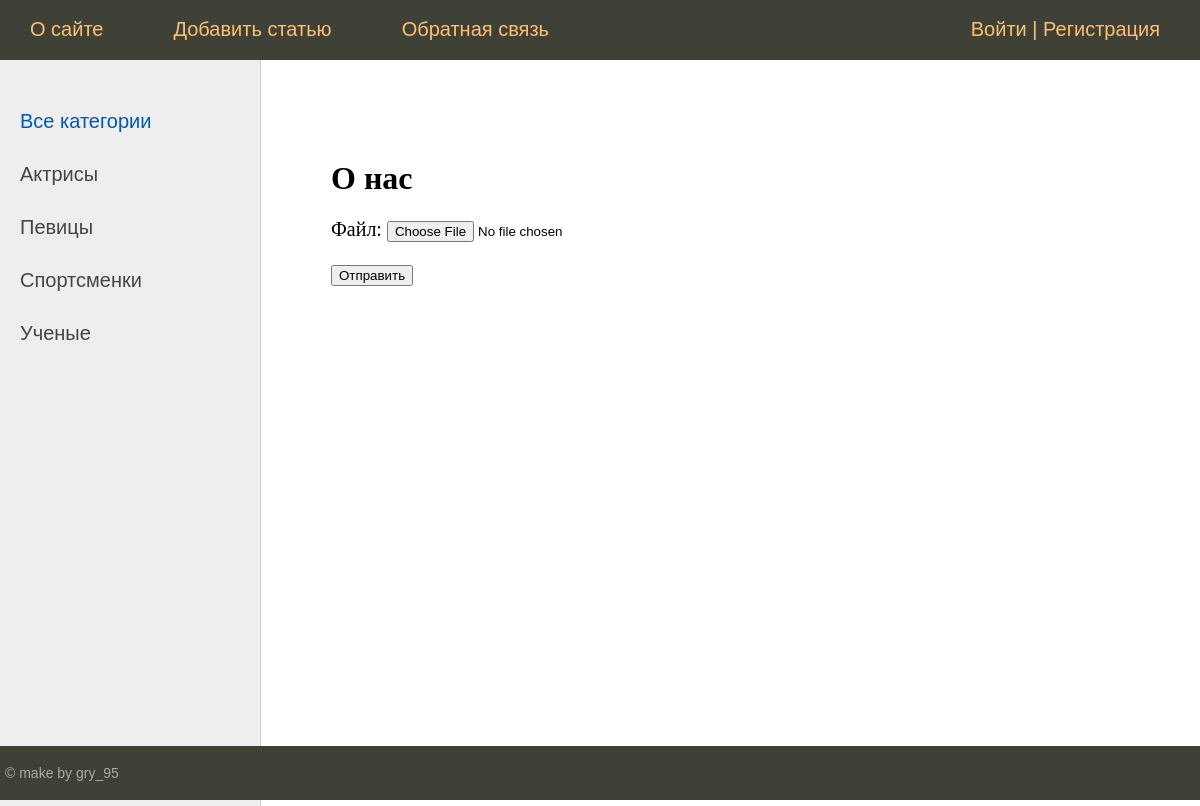
The page /about/ on the database its author committed.
### women/models.py (models this page shows, shortened)
class Category(models.Model):
    name = models.CharField(max_length=100, db_index=True, verbose_name='Категория')
    slug = models.SlugField(max_length=255, unique=True, db_index=True, verbose_name='Slug')
    class Meta:
        verbose_name = 'Категория'
        verbose_name_plural = 'Категории'
    def get_absolute_url(self):
        return reverse('category', kwargs={'cat_slug': self.slug})

### women/views.py (the view)
# urls.py: path('about/', views.AboutPage.as_view(), name='about'),
class AboutPage(DataMixin, FormView):
    form_class = UploadFileForm
    template_name = 'women/about.html'
    title_page = 'О нас'
    success_url = ''

### women/forms.py
class UploadFileForm(forms.Form):
    file = forms.ImageField(label='Файл')

### users/context_processors.py (called while the page is built)
def get_women_context(request):
    return {'mainmenu': menu}

### women/templatetags/women_tags.py (called while the page is built)
@register.inclusion_tag('women/list_categories.html')
def show_categories(cat_selected=0):
    cats = Category.objects.annotate(total=Count('posts')).filter(total__gt=0)
    return {'cats': cats, 'cat_selected': cat_selected, }

@register.inclusion_tag('women/list_tags.html')
def show_all_tags():
    return {"tags": TagPost.objects.annotate(total=Count('tags')).filter(total__gt=0)}

### women/templates/women/about.html (shortened to what this page needs)
{% extends 'base.html' %}
{% block content %}
<h1>{{title}}</h1>
<form action="" method="post" enctype="multipart/form-data">
    {{ form.as_p }}
    <p><button type="submit">Отправить</button></p>
</form>
{% endblock %}

### women/templates/women/list_categories.html
{% for cat in cats %}
{% if cat.id == cat_selected %}
<li class="selected">{{cat.name}}</li>
{% else %}
<li><a href="{{ cat.get_absolute_url }}">{{cat.name}}</a></li>
{% endif %}
{% endfor %}

### women/static/women/css/styles.css (style rules this page uses)
html, body { font-family: 'Arial'; margin: 0; padding: 0; height: 100%; width: 100%; color: #444; }
a { color: #0059b2; text-decoration: none; }
.left-chapters ul li { margin: 30px 0 0 0; color: #999; }
.left-chapters ul li a { color: #444; text-decoration: none; }
.content-text h1 { font-size: 32px; }

### rows shown on the page
Category: name "Актрисы"
Category: name "Певицы"
Category: name "Спортсменки"
Category: name "Ученые"

### other values the page prints
{{ m.title }} "О сайте" "Добавить статью" "Обратная связь"
{{ title }} "О нас"
